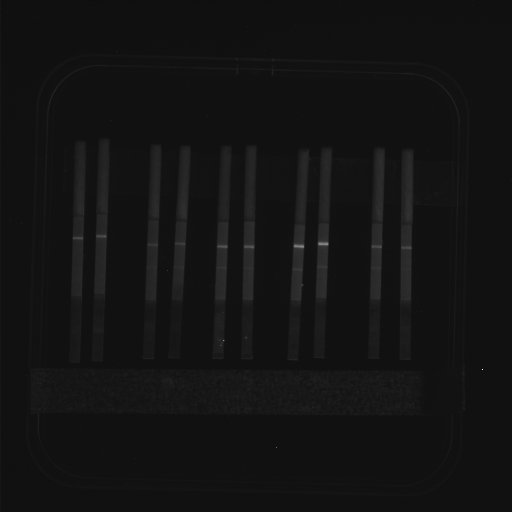
#> input picture images/image1.jpg, 512 x 512 px, found by its file name
$ python analyze.py
#> lines starting #> are read from the running program, lines starting #| are printed output that depends on the picture; after the words box and inside, x2 and y2 are one past the last pixel; in counts of white or black regions, pixels touching at a corner belong together
import imagej
import numpy as np
import matplotlib.pyplot as mp
import matplotlib.patches as patches
import skimage as sk

def __init__():
	global image_file, image_obj
	image_file = "images/image1.jpg"
	image_obj = sk.io.imread(image_file)
#> image_obj is the input picture: shape (512, 512); min 0, max 255, mean 19.3
	histogram()

def histogram():
	global image_obj
	# [21 lines left out: function plot_img_and_hist, not called in this run]

	# prevent overlap of y-axis labels
	strip_detection()


# [36 lines left out: functions corner_detection, edge_detection, not called in this run]

def strip_detection():
	global image_file, image_obj
	strips = []

	threshold = sk.filters.threshold_otsu(image_obj)
#> threshold = 27

	color_corrected_image = sk.morphology.closing(image_obj > threshold / 1.5, sk.morphology.square(3))
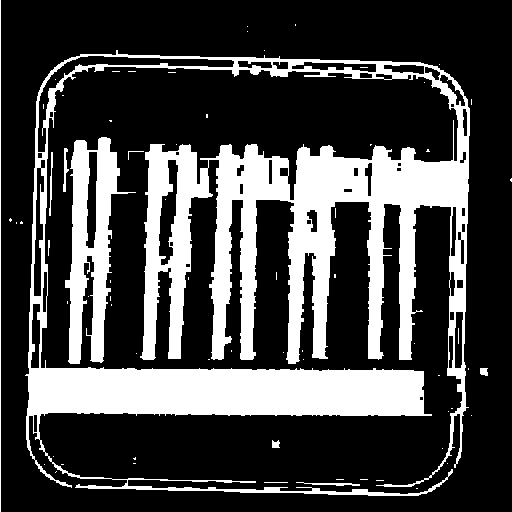
#> color_corrected_image: shape (512, 512) bool; 26.9% white; 69 white regions (58 under 20 px), largest, box (x1, y1, x2, y2) and area: (25, 50, 470, 496) 62475, (65, 137, 136, 364) 6841, (0, 0, 1, 512) 512
	cleared = sk.segmentation.clear_border(color_corrected_image)
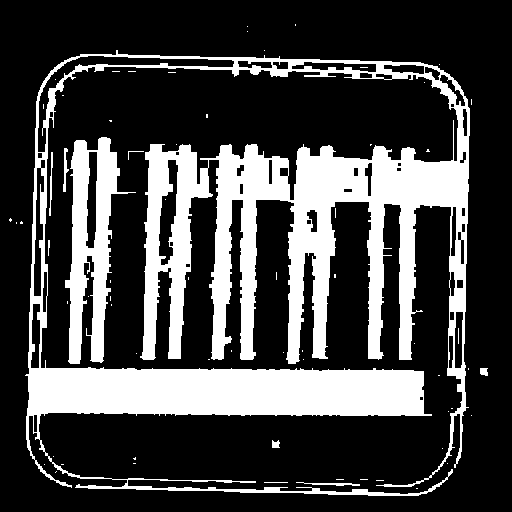
#> cleared: shape (512, 512) bool; 26.7% white; 67 white regions (57 under 20 px), largest, box (x1, y1, x2, y2) and area: (25, 50, 470, 496) 62475, (65, 137, 136, 364) 6841, (63, 148, 69, 192) 121

	label_image = sk.measure.label(cleared)
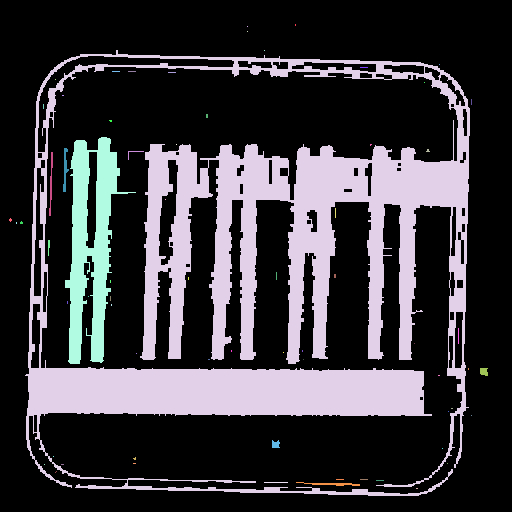
#> label_image: shape (512, 512) int32; 68 distinct labels, from 0 to 67; one colour per label, 0 black

	# to make the background transparent, pass the value of `bg_label`,
	# and leave `bg_color` as `None` and `kind` as `overlay`
	image_label_overlay = sk.color.label2rgb(label_image, image=image_obj, bg_label=0)
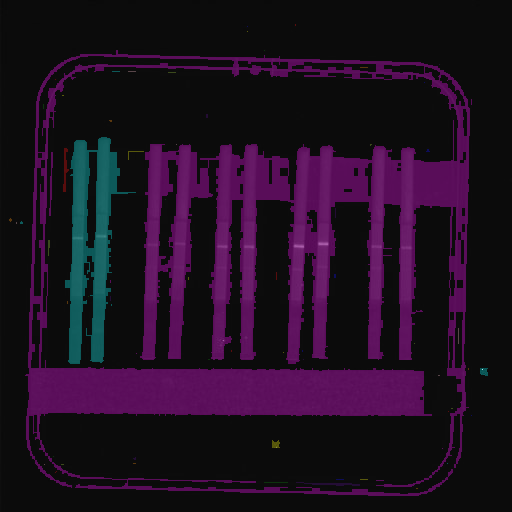
#> image_label_overlay: shape (512, 512, 3) float64; mean R, G, B 0.125, 0.0611, 0.133

	fig, ax = mp.subplots(figsize=(10, 6))
	ax.imshow(image_label_overlay)

	for region in sk.measure.regionprops(label_image):
		# take regions with large enough areas
		if region.area >= 8:
			# draw rectangle around segmented coins
			minr, minc, maxr, maxc = region.bbox
			rect = patches.Rectangle((minc, minr), maxc - minc, maxr - minr,
									fill=False, edgecolor='red', linewidth=2)
			strips.append(rect)
#> this loop made 67 passes
#> (minr, minc, maxr, maxc) on passes 4, 7, 8, 9, 10, 16, 18, 21, 22, 23, 24, 26: (50, 25, 496, 470), (67, 360, 68, 368), (71, 112, 72, 120), (71, 128, 72, 136), (72, 168, 73, 176), (114, 206, 118, 208), (137, 65, 364, 136), (148, 63, 192, 69), (149, 426, 152, 430), (151, 128, 160, 144), (152, 49, 216, 53), (208, 335, 218, 336)
#> after the loop, strips = 24 items
	for strip in strips:
		ax.add_patch(strip)
#> this loop made 24 passes

	ax.set_axis_off()
	mp.tight_layout()
	mp.show()
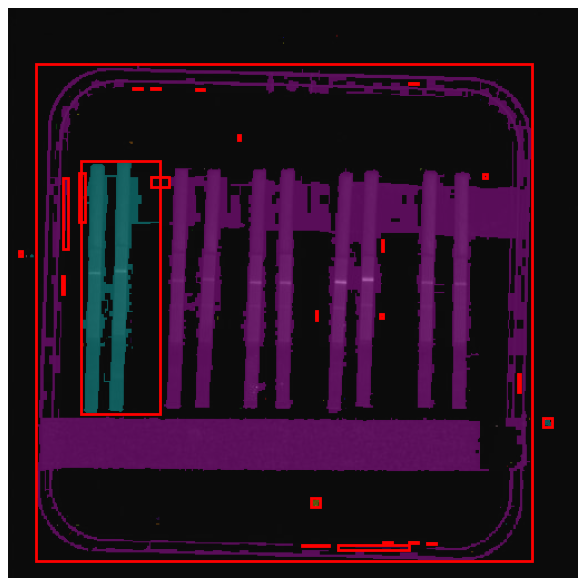
#> figure drawn by matplotlib, 1 panel

	# run through image and grab all strips (have to figure out strip detection)
		# probably have to rotate strips to make sure they are uniform rectangles
	# grab just the control and test strip area
	# for image in images:
	# use imagej api to select area and the perform analysis

__init__()

$ run again, with images/image3.jpg copied over images/image1.jpg
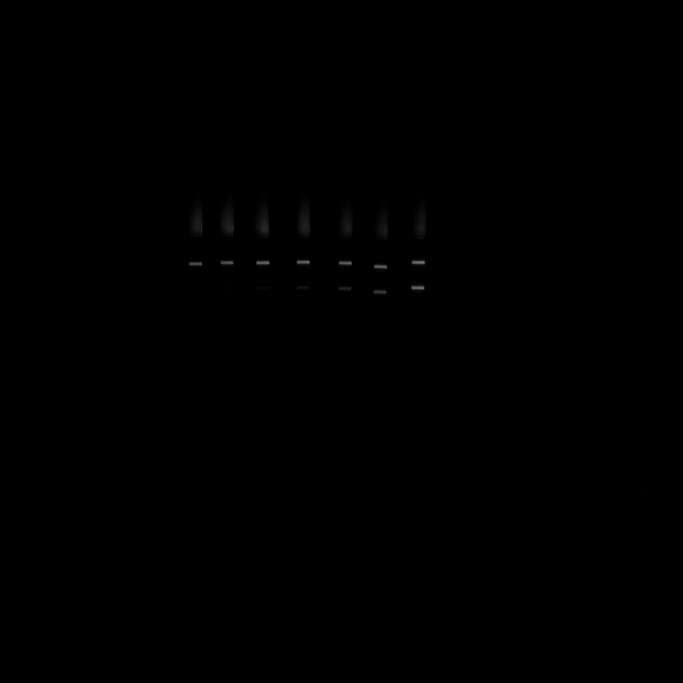
#> input picture images/image3.jpg, 2048 x 2048 px, found by its file name (shown at 1/3 size)
#> in __init__, image_obj is the input picture: shape (2048, 2048); min 0, max 143, mean 0.2
#> threshold = 22
#> in strip_detection, `color_corrected_image = sk.morphology.closing(image_obj > threshold / ..`:
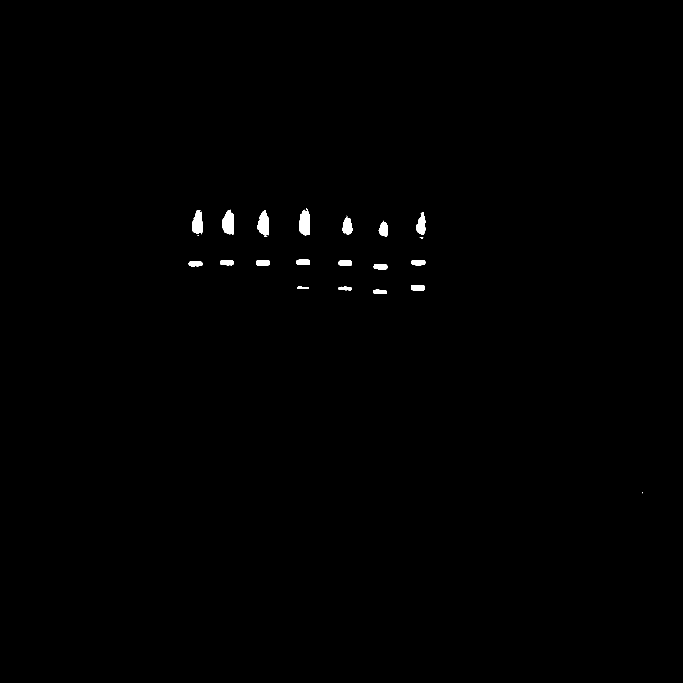
#> color_corrected_image: shape (2048, 2048) bool (shown at 1/3 size); 0.39% white; 23 white regions (3 under 20 px), largest, box (x1, y1, x2, y2) and area: (897, 624, 930, 706) 2011, (666, 629, 702, 704) 1970, (771, 632, 807, 706) 1829
#> label_image: shape (2048, 2048) int32; 24 distinct labels, from 0 to 23
#> the loop in strip_detection, `for region in sk.measure.regionprops(label_image):` made 23 passes
#> (minr, minc, maxr, maxc) on passes 1, 2, 3, 4, 5, 7, 8, 10: (624, 897, 706, 930), (629, 666, 704, 702), (630, 576, 703, 607), (632, 771, 706, 807), (637, 1249, 704, 1276), (652, 1028, 703, 1057), (662, 1136, 710, 1164), (707, 792, 710, 802)
#> after the loop in strip_detection, `for region in sk.measure.regionprops(label_image):`: strips = 20 items
#> the loop in strip_detection, `for strip in strips:` made 20 passes
#> in strip_detection, `mp.show()`:
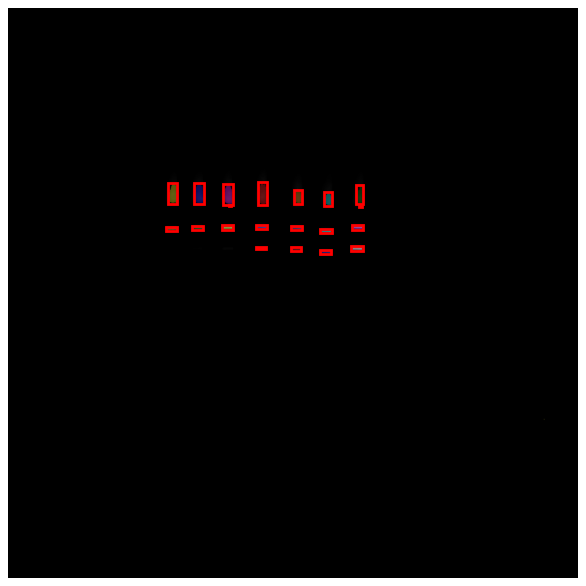
#> figure drawn by matplotlib, 1 panel

$ run again, with images/image4.jpg copied over images/image1.jpg
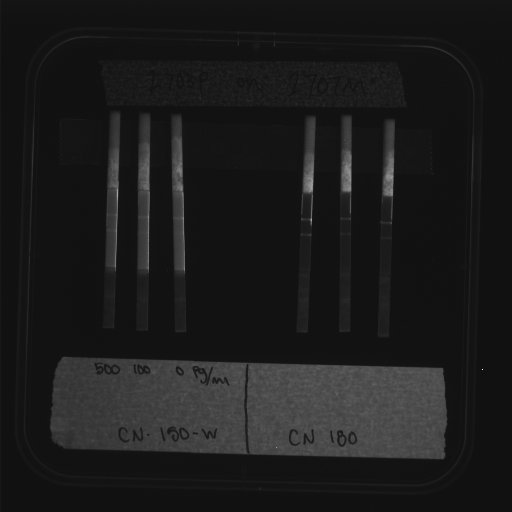
#> input picture images/image4.jpg, 512 x 512 px, found by its file name
#> in __init__, image_obj is the input picture: shape (512, 512); min 0, max 255, mean 27.7
#> threshold = 44
#> in strip_detection, `color_corrected_image = sk.morphology.closing(image_obj > threshold / ..`:
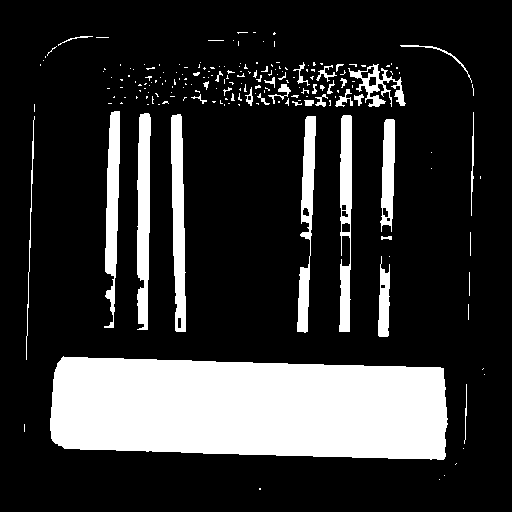
#> color_corrected_image: shape (512, 512) bool; 20% white; 197 white regions (160 under 20 px), largest, box (x1, y1, x2, y2) and area: (50, 356, 448, 460) 36222, (137, 113, 151, 330) 2428, (171, 114, 186, 332) 2401
#> label_image: shape (512, 512) int32; 198 distinct labels, from 0 to 197
#> the loop in strip_detection, `for region in sk.measure.regionprops(label_image):` made 197 passes
#> (minr, minc, maxr, maxc) on passes 1, 4, 5, 6, 11, 12, 18, 19: (32, 237, 34, 248), (36, 58, 46, 93), (37, 96, 38, 109), (40, 208, 41, 224), (45, 400, 83, 472), (46, 47, 56, 57), (62, 293, 86, 310), (62, 313, 66, 316)
#> after the loop in strip_detection, `for region in sk.measure.regionprops(label_image):`: strips = 76 items
#> the loop in strip_detection, `for strip in strips:` made 76 passes
#> in strip_detection, `mp.show()`:
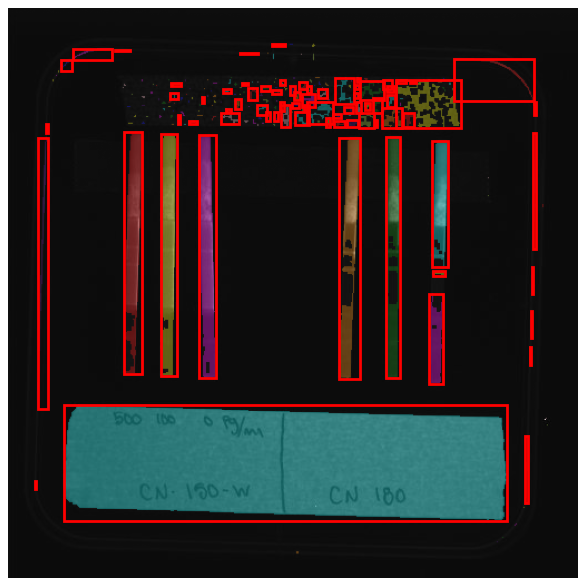
#> figure drawn by matplotlib, 1 panel
